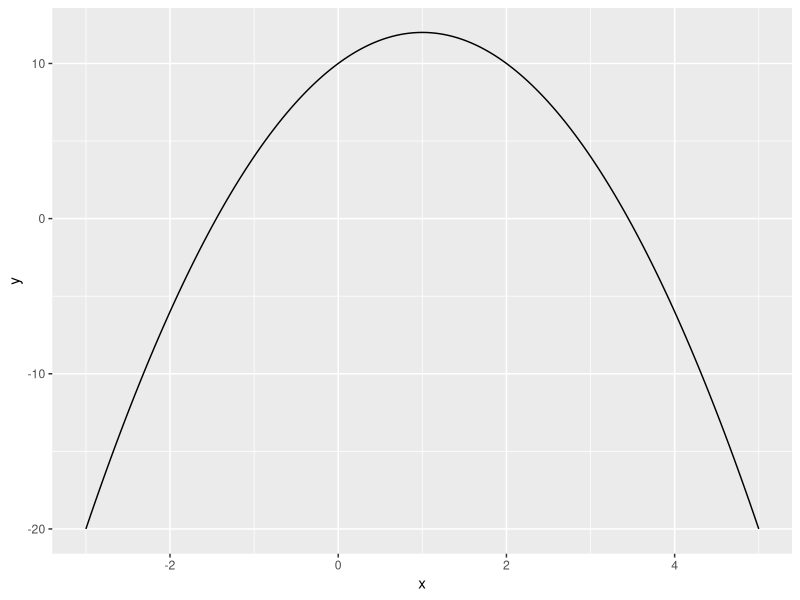

R code for this plot:

#############
# 2025 Exam #
# Block 4   #
#############

# Q12
f <- function(x) {
  y <- 10 + 4*x - 2 * x^2
  return(y)
}

library(ggplot2)
x <- seq(-3, 5, length.out = 2000)
y <- f(x)
df <- data.frame(x, y)
ggplot(df, aes(x, y)) + geom_line()

# Q13
f_max <- optimize(f, c(-100, 100), maximum = TRUE)
f_max$maximum

# Q14
f_max$objective

